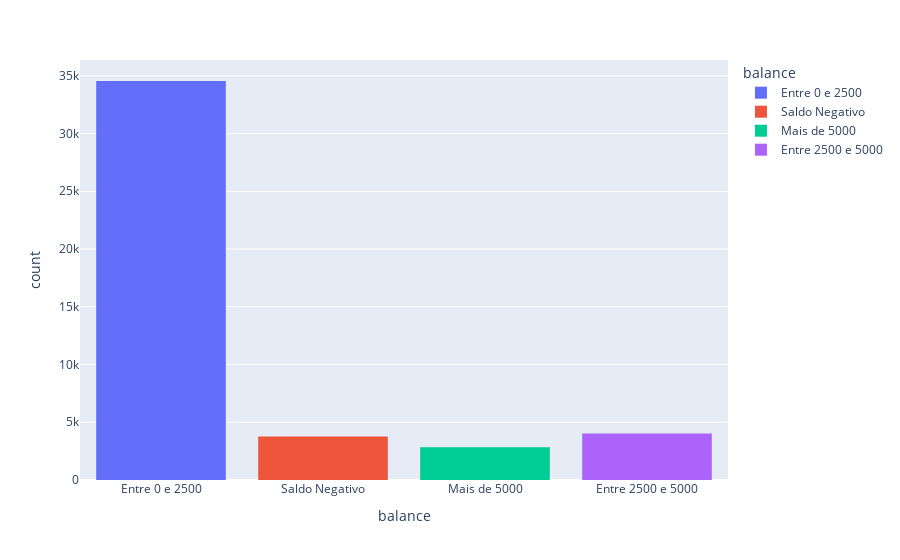

The notebook cell this image was saved under:
### Code cell
px.histogram(data, x="balance", color="balance")

### Figure 1 — Plotly figure (JSON) as saved in the notebook; plotly's stock layout.template omitted (floating-point values rounded to 4 significant figures; data arrays with more than 128 entries replaced by an {"elided": "..."} marker saying what was removed)
{"data": [{"alignmentgroup": "True", "bingroup": "x", "hovertemplate": "balance=%{x}<br>count=%{y}<extra></extra>", "legendgroup": "Entre 0 e 2500", "marker": {"color": "#636efa"}, "name": "Entre 0 e 2500", "offsetgroup": "Entre 0 e 2500", "orientation": "v", "showlegend": true, "type": "histogram", "x": {"elided": "34549 str values"}, "xaxis": "x", "yaxis": "y"}, {"alignmentgroup": "True", "bingroup": "x", "hovertemplate": "balance=%{x}<br>count=%{y}<extra></extra>", "legendgroup": "Saldo Negativo", "marker": {"color": "#EF553B"}, "name": "Saldo Negativo", "offsetgroup": "Saldo Negativo", "orientation": "v", "showlegend": true, "type": "histogram", "x": {"elided": "3766 str values"}, "xaxis": "x", "yaxis": "y"}, {"alignmentgroup": "True", "bingroup": "x", "hovertemplate": "balance=%{x}<br>count=%{y}<extra></extra>", "legendgroup": "Mais de 5000", "marker": {"color": "#00cc96"}, "name": "Mais de 5000", "offsetgroup": "Mais de 5000", "orientation": "v", "showlegend": true, "type": "histogram", "x": {"elided": "2845 str values"}, "xaxis": "x", "yaxis": "y"}, {"alignmentgroup": "True", "bingroup": "x", "hovertemplate": "balance=%{x}<br>count=%{y}<extra></extra>", "legendgroup": "Entre 2500 e 5000", "marker": {"color": "#ab63fa"}, "name": "Entre 2500 e 5000", "offsetgroup": "Entre 2500 e 5000", "orientation": "v", "showlegend": true, "type": "histogram", "x": {"elided": "4030 str values"}, "xaxis": "x", "yaxis": "y"}], "layout": {"barmode": "relative", "legend": {"title": {"text": "balance"}, "tracegroupgap": 0}, "margin": {"t": 60}, "xaxis": {"anchor": "y", "categoryarray": ["Entre 0 e 2500", "Saldo Negativo", "Mais de 5000", "Entre 2500 e 5000"], "categoryorder": "array", "domain": [0, 1], "title": {"text": "balance"}}, "yaxis": {"anchor": "x", "domain": [0, 1], "title": {"text": "count"}}}}
